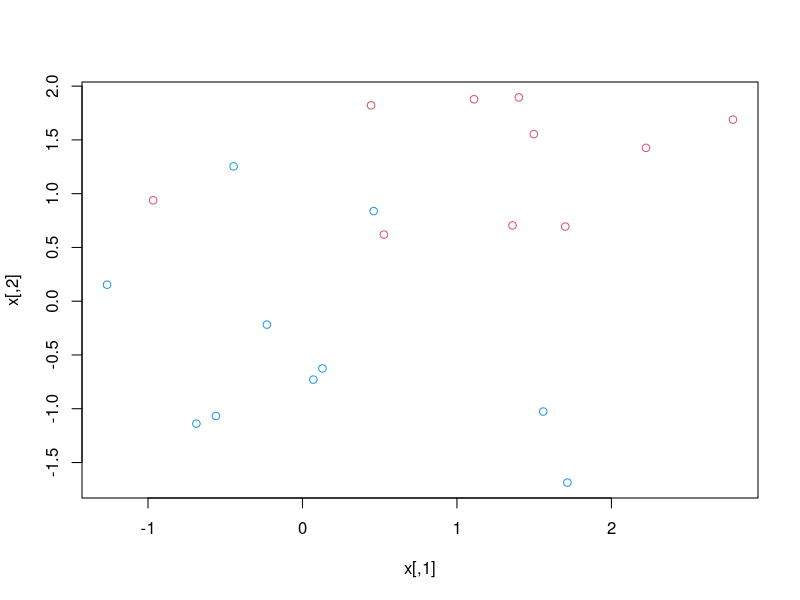
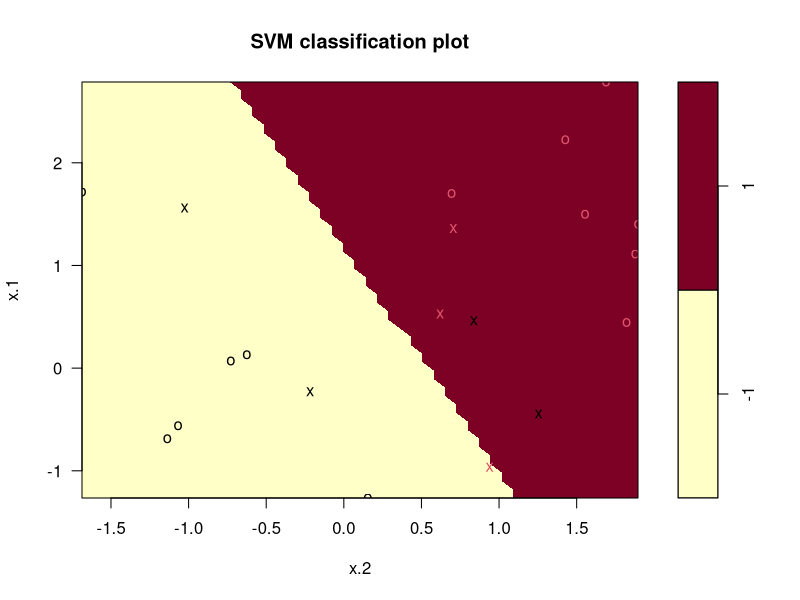
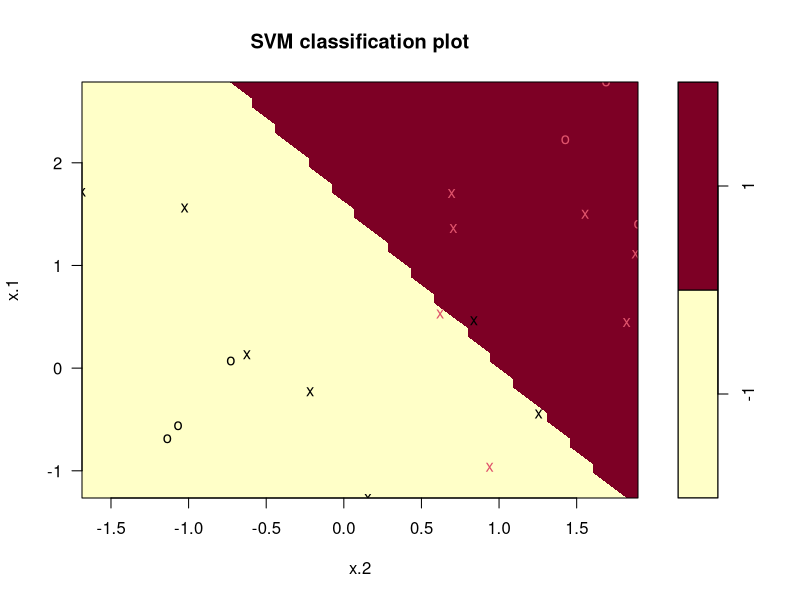

Here is the R script that generated these plots, in order:
######################
# svm
######################

# SVM : 패턴인식, 자료분석을 위한 학습모델. 이진분류
# SVM 패키지
# install.packages("e1071")
library(e1071)
set.seed(123)
x <-matrix(rnorm(20*2),ncol=2) # 정규분포를
x
y<- c(rep(-1,10),rep(1,10)) #산정도
y
x[y==1, ] <-x[y==1, ] +1
x
plot(x,col=(3-y)) #

dat <- data.frame(x=x,y=as.factor(y)) #이진분류 as.factor(y)
str(dat)

svm_fit <- svm(y ~ ., data=dat, kernel='linear',cost=10 , scale = F) #cost 마진 만든것에대한 비용(학습) cost값이 많으면 마진이 넓어짐
svm_fit
plot(svm_fit, dat)

attributes(svm_fit)
svm_fit$index # 벡터 확인하기
summary(svm_fit)

#cost 비용 변경하기
svm_fit <- svm(y ~ ., data=dat, kernel='linear',cost=0.1 , scale = F) #cost 값 0.1로
plot(svm_fit,dat)
svm_fit$index #값 : 14개

#best cost 찾기 - 교차검증 tune()
set.seed(123) #난수 발생
tune.out <-tune(svm, y ~., data = dat, kernel='linear', range=list(cost=c(0.001,0.01,0.1,1.5,10,50))) #
summary(tune.out) # best cost = 1.5  #보면 1.5일때 에러율이 가장 작다.

bestmod <-tune.out$best.model
bestmod
summary(bestmod)

#예측하기
xtest <- matrix(rnorm(20 * 2),ncol=2) #샘플링
ytest <- sample(c(-1,1),20,rep=T) #샘플링
xtest
ytest

xtest[ytest==1, ] <-xtest[ytest==1, ] +1
testda <- data.frame(x=xtest, y=as.factor(ytest))
testda


ypred <- predict(bestmod,testda)
table(예측값=ypred, 실제값=testda$y)
(5+10)/nrow(testda)


#iris data로 실습해보기
model <- svm(Species ~., data=iris) #Species에 의해서 분류를함
model # Support Vectors 51개 만듬

pred <- predict(model, iris[,-5])
pred
table(pred,iris$Species) #교차분할표
(50 + 48 + 48) / nrow(iris)

